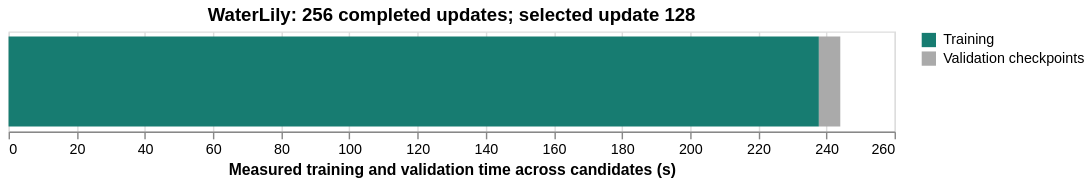

The specification (Vega-Lite) saved for this image:
### Vega-Lite specification from a JSON file in a GitHub repository (floating-point values rounded to 4 significant figures)
{"config": {"view": {"continuousWidth": 300, "continuousHeight": 300}}, "data": {"name": "data-700763e2548992efc31747eaa9588cb3"}, "mark": {"type": "bar"}, "encoding": {"color": {"field": "phase", "scale": {"domain": ["Training", "Validation checkpoints"], "range": ["#177c71", "#aaaaaa"]}, "title": null, "type": "nominal"}, "tooltip": [{"field": "phase", "type": "nominal"}, {"field": "seconds", "format": ".3f", "type": "quantitative"}], "x": {"field": "start", "title": "Measured training and validation time across candidates (s)", "type": "quantitative"}, "x2": {"field": "end"}}, "height": 70, "title": "WaterLily: 256 completed updates; selected update 128", "width": 620, "$schema": "https://vega.github.io/schema/vega-lite/v6.4.1.json", "datasets": {"data-700763e2548992efc31747eaa9588cb3": [{"phase": "Training", "start": 0.0, "end": 237.8, "seconds": 237.8}, {"phase": "Validation checkpoints", "start": 237.8, "end": 244.1, "seconds": 6.282}]}, "usermeta": {"renderer": "svg"}}
